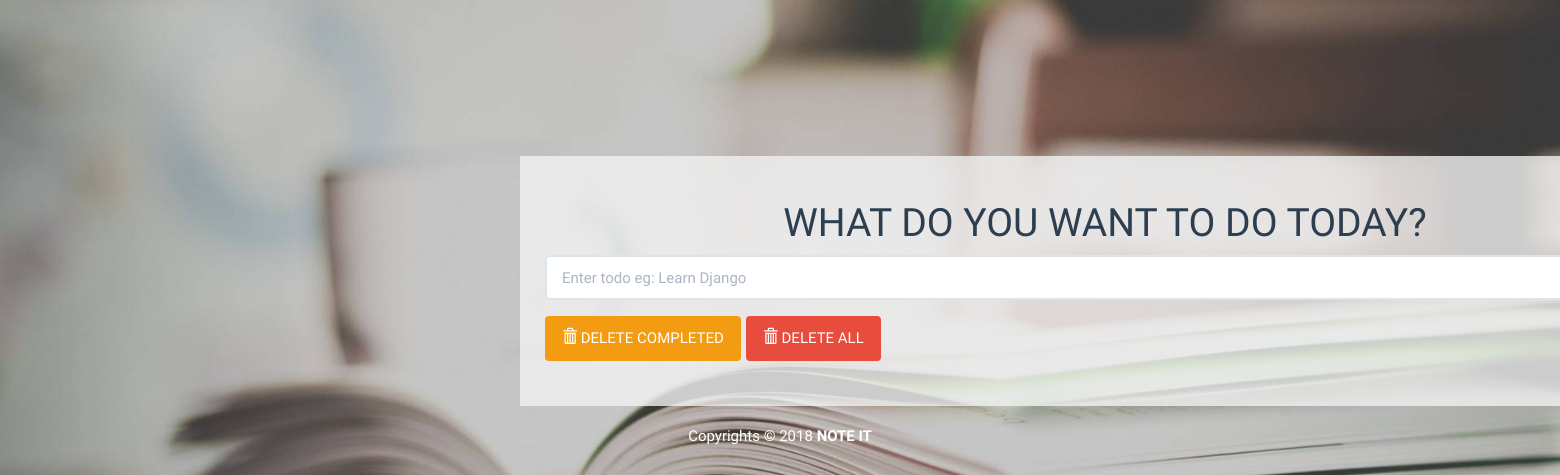
Before: / with the older database file.
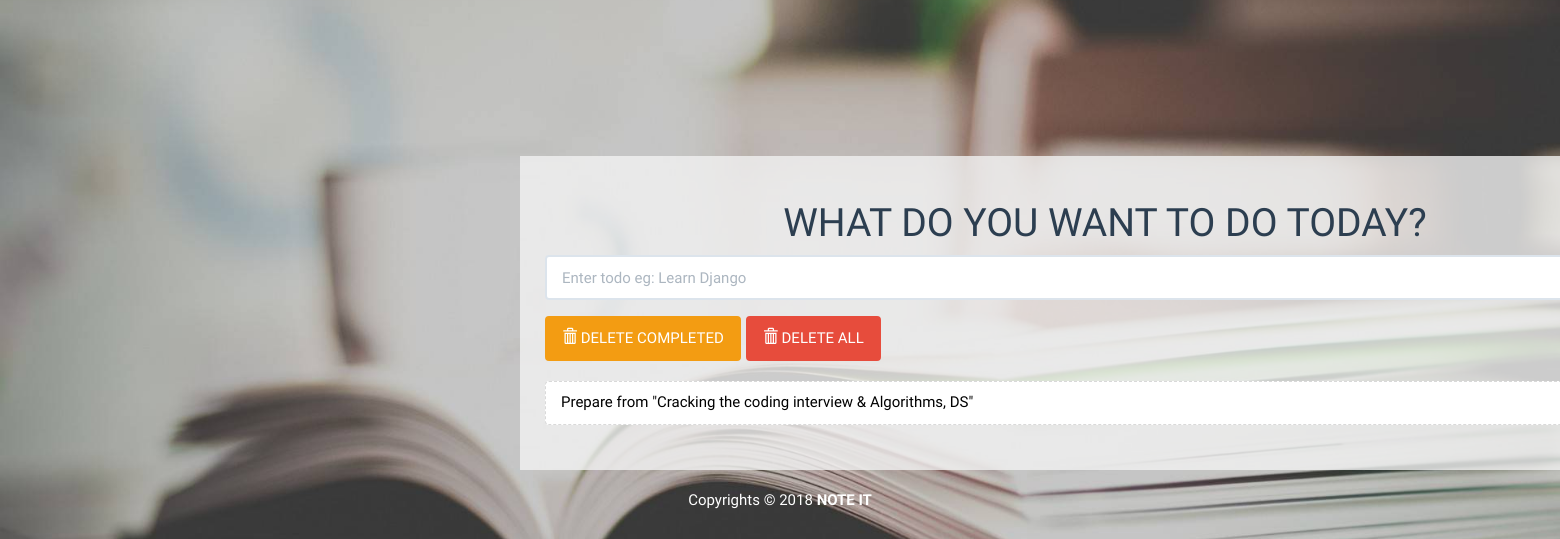
After: the same page with the newer database file.
### todoapp/models.py (models this page shows, shortened)
class Todo(models.Model):
	text = models.CharField(max_length=100)
	complete = models.BooleanField(default=False)

### todoapp/views.py (the view)
# urls.py: url(r'^$', views.index, name="index"),
def index(request):
	todo_list = Todo.objects.all().order_by("id")
	form = TodoForm()
	context = {'todo_list': todo_list, 'form': form,}
	return render(request, "todo/index.html", context)

### todoapp/forms.py
class TodoForm(forms.Form):
	text = forms.CharField(max_length=100, widget=forms.TextInput(
		attrs={'class': 'form-control', 'placeholder': 'Enter todo eg: Learn Django', 'aria-label': 'Todo', 'aria-describedby': 'add-btn'}
		))

### todoapp/templates/todo/index.html (shortened to what this page needs)
{% load static %}
<!DOCTYPE html>
<html lang="en">
	<head>
		<link rel="stylesheet" href="{% static 'todo/bs/css/flatly.min.css' %}" />
		<link rel="stylesheet" href="{% static 'todo/styles.css' %}" />
	</head>
	<body>
		<div class="container-fluid" id="wrapper">
			<div class="row">
				<div class="container col-lg-offset-4" id="content">
					<h1>WHAT DO YOU WANT TO DO TODAY?</h1>
					<form action="{% url 'add_todo' %}" method="POST" role="form">
						<div class="form-group">
							<div class="input-group">
							  {{form.text}}
							</div>
						</div>
					</form>
					<div class="row t10">
						<div class="col-lg-12">
							<div class="btn-toolbar">
								<div class="btn-group">
									<a href="{% url 'delete_completed' %}">
									<button type="button" class="btn btn-warning">
										<i class="glyphicon glyphicon-trash"></i> DELETE COMPLETED
									</button></a>
								</div>
								<div class="btn-group">
									<a href="{% url 'deleteAll' %}">
									<button type="button" class="btn btn-danger">
										<i class="glyphicon glyphicon-trash"></i> DELETE ALL
									</button></a>
								</div>
							</div>
						</div>
					</div>
					<ul class="list-group t20">
						{% for todo in todo_list %}
							{% if todo.complete %}
								<li class="list-group-item todo-completed">{{todo.text}}</li>
							{% else %}
								<a href="{% url 'complete_todo' todo.id %}"><li class="list-group-item">{{todo.text}}</li></a>
							{% endif %}
						{% endfor %}
					</ul>
				</div>
			</div>
			<footer>
				<div class="row pad">
					<div class="col-lg-12 text-center">
						Copyrights &copy; 2018 <strong>NOTE IT</strong>
					</div>
				</div>
			</footer>
		</div>
	</body>
</html>

### todoapp/static/todo/styles.css (style rules this page uses)
body { background: #fff; font-family: 'Oswald', 'Futura', sans-serif; background: url('img/notebook.jpeg') no-repeat center center fixed; -webkit-background-size: cover; -moz-background-size: cover; -o-background-size: cover; background-size: cover; }
#wrapper { margin-top: 10% !important; }
#content { background: rgba(242, 242, 242, 0.8); padding: 25px; }
#content > h1 { font-family: 'Lobster', cursive; text-align: center; padding-top: 0; }
.t10 { margin-top: 10px; }
.t20 { margin-top: 20px; }
footer { margin-top: 20px; color: white; }
.list-group-item { color: black; border: 1px dashed #d9d9d9; }

Changed rows visible on the page:
added Todo: text "Prepare from \"Cracking the coding interview & Algorithms, DS\""
